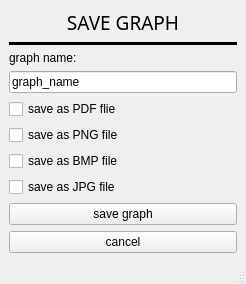
<?xml version="1.0" encoding="UTF-8"?>
<ui version="4.0">
 <class>SaveGraphWindow</class>
 <widget class="QMainWindow" name="SaveGraphWindow">
  <property name="geometry">
   <rect>
    <x>0</x>
    <y>0</y>
    <width>246</width>
    <height>280</height>
   </rect>
  </property>
  <property name="windowTitle">
   <string>save graph</string>
  </property>
  <property name="windowIcon">
   <iconset resource="images.qrc">
    <normaloff>:/skate.jpg</normaloff>:/skate.jpg</iconset>
  </property>
  <widget class="QWidget" name="centralwidget">
   <layout class="QVBoxLayout" name="verticalLayout">
    <item>
     <widget class="QLabel" name="label_2">
      <property name="font">
       <font>
        <family>Bauhaus 93</family>
        <pointsize>14</pointsize>
       </font>
      </property>
      <property name="text">
       <string>SAVE GRAPH</string>
      </property>
      <property name="alignment">
       <set>Qt::AlignCenter</set>
      </property>
     </widget>
    </item>
    <item>
     <widget class="Line" name="line">
      <property name="frameShadow">
       <enum>QFrame::Plain</enum>
      </property>
      <property name="lineWidth">
       <number>7</number>
      </property>
      <property name="orientation">
       <enum>Qt::Horizontal</enum>
      </property>
     </widget>
    </item>
    <item>
     <widget class="QLabel" name="label">
      <property name="text">
       <string>graph name:</string>
      </property>
     </widget>
    </item>
    <item>
     <widget class="QLineEdit" name="lineEdit">
      <property name="text">
       <string>graph_name</string>
      </property>
     </widget>
    </item>
    <item>
     <widget class="QCheckBox" name="pdfCheckBox">
      <property name="text">
       <string>save as PDF flie</string>
      </property>
     </widget>
    </item>
    <item>
     <widget class="QCheckBox" name="pngCheckBox">
      <property name="text">
       <string>save as PNG file</string>
      </property>
     </widget>
    </item>
    <item>
     <widget class="QCheckBox" name="bmpCheckBox">
      <property name="text">
       <string>save as BMP file</string>
      </property>
     </widget>
    </item>
    <item>
     <widget class="QCheckBox" name="jpgCheckBox">
      <property name="text">
       <string>save as JPG file</string>
      </property>
     </widget>
    </item>
    <item>
     <widget class="QPushButton" name="saveGraphButton">
      <property name="text">
       <string>save graph</string>
      </property>
     </widget>
    </item>
    <item>
     <widget class="QPushButton" name="cancelButton">
      <property name="text">
       <string>cancel</string>
      </property>
     </widget>
    </item>
   </layout>
  </widget>
  <widget class="QStatusBar" name="statusbar"/>
 </widget>
 <resources>
  <include location="images.qrc"/>
 </resources>
 <connections/>
</ui>
